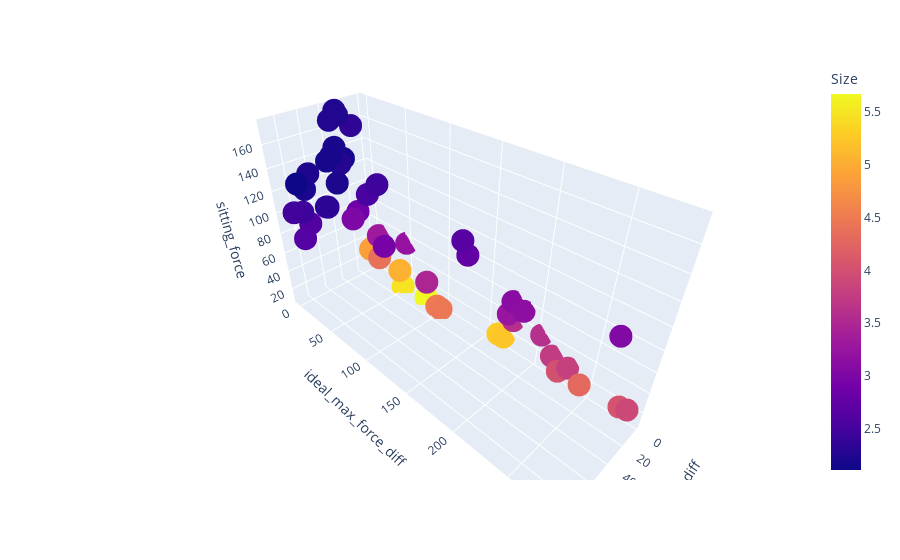

Source (notebook cell):
### Code cell
xl, xu = problem.bounds()
plt.figure(figsize=(7, 5))
plt.scatter(X[:, 0], X[:, 1], s=30, facecolors='none', edgecolors='r')
plt.scatter(X[:, 2], X[:, 3], s=30, facecolors='none', edgecolors='b')
plt.scatter(X[:, 4], X[:, 5], s=30, facecolors='none', edgecolors='g')
plt.scatter(X[:, 6], X[:, 7], s=30, facecolors='none', edgecolors='y')
plt.xlim(xl[0], xu[0])
plt.ylim(xl[1], xu[1])
plt.legend([f'from {gear_percentages[0]}% to {gear_percentages[1]}%',
            f'from {gear_percentages[2]}% to {gear_percentages[3]}%',
            f'from {gear_percentages[4]}% to {gear_percentages[5]}%',
            f'from {gear_percentages[6]}% to {gear_percentages[7]}%'])
plt.title("Design Space")
plt.show()

percent_array = np.zeros_like(X[:,:8])
for i,elem in enumerate(percent_array):
    percent_array[i] = gear_percentages
xl, xu = problem.bounds()
plt.figure(figsize=(7, 5))
colors = ['r','g','b','c','k','m','y','w']
for i in range(8):
    plt.scatter(percent_array[:,i], X[:, i], s=30, facecolors=colors[7-i], edgecolors=colors[i])
plt.xlim(0, 1)
plt.ylim(xl[1], xu[1])
plt.title("Design Space")
plt.show()

df_dict = {'Size':F[:,0],'ideal_m_f_perc_diff':F[:,1],'ideal_max_force_diff':F[:,2],'sitting_force':F[:,3]}
df = pd.DataFrame(data=df_dict)
fig = px.scatter_3d(df, x='ideal_m_f_perc_diff', y='ideal_max_force_diff', z='sitting_force',
              color='Size')
fig.show()

### Figure 1 — Plotly figure (JSON) as saved in the notebook; plotly's stock layout.template omitted (floating-point values rounded to 4 significant figures)
{"data": [{"hovertemplate": "ideal_m_f_perc_diff=%{x}<br>ideal_max_force_diff=%{y}<br>sitting_force=%{z}<br>Size=%{marker.color}<extra></extra>", "legendgroup": "", "marker": {"color": [5.494, 2.244, 3.918, 2.106, 5.673, 3.226, 3.016, 2.757, 5.289, 4.502, 4.302, 3.485, 4.893, 2.251, 2.202, 2.343, 3.156, 2.213, 2.674, 3.321, 2.867, 2.192, 4.456, 2.632, 3.81, 5.049, 2.321, 2.616, 3.112, 4.036, 2.177, 2.239, 2.442, 3.751, 2.445, 2.476, 2.245, 2.181, 2.526, 2.269, 3.613, 2.183, 4.392, 2.322, 3.254, 4.018, 3.038, 2.942, 3.61, 5.245], "coloraxis": "coloraxis", "symbol": "circle"}, "mode": "markers", "name": "", "scene": "scene", "showlegend": false, "type": "scatter3d", "x": [10.23, 31.59, 5.227, 91.59, 6.591, 0.2273, 28.41, 7.045, 3.409, 9.773, 5.227, 15.23, 12.05, 39.32, 80.68, 18.86, 3.864, 61.59, 5.682, 4.773, 19.32, 47.05, 10.23, 88.41, 3.864, 7.5, 72.05, 72.95, 3.409, 5.227, 59.77, 65.23, 77.95, 3.409, 13.41, 83.86, 31.59, 53.86, 10.68, 50.23, 0.2273, 45.23, 11.59, 71.14, 4.318, 5.682, 3.864, 6.136, 0.6818, 3.409], "y": [50.07, 0.00011, 282.3, 29.64, 78.78, 46.67, 4.743, 130.1, 163.8, 96.49, 244.2, 89.46, 4.689, 2.222, 20.01, 2.828, 187.2, 38.44, 123.0, 9.664, 0.5877, 17.41, 102.4, 21.81, 231.8, 43.18, 34.59, 6.095, 175.7, 276.5, 24.29, 1.259, 5.252, 216.6, 25.54, 1.289, 3.064, 22.21, 6.133, 28.14, 203.5, 26.3, 17.76, 35.44, 173.1, 224.9, 264.2, 19.59, 176.1, 169.8], "z": [9.449, 174.7, 22.34, 139.1, 9.869, 53.02, 73.66, 81.87, 16.27, 11.2, 18.11, 37.84, 32.65, 168.8, 127.4, 159.5, 55.16, 132.7, 91.92, 47.46, 76.49, 152.2, 11.44, 85.76, 25.68, 23.62, 114.1, 87.27, 58.08, 20.62, 146.3, 129.8, 100.1, 27.37, 110.5, 100.4, 171.6, 148.6, 93.13, 142.3, 38.63, 144.7, 28.35, 113.8, 44.21, 18.64, 79.38, 40.03, 36.92, 16.64]}], "layout": {"coloraxis": {"colorbar": {"title": {"text": "Size"}}, "colorscale": [[0, "#0d0887"], [0.1111, "#46039f"], [0.2222, "#7201a8"], [0.3333, "#9c179e"], [0.4444, "#bd3786"], [0.5556, "#d8576b"], [0.6667, "#ed7953"], [0.7778, "#fb9f3a"], [0.8889, "#fdca26"], [1, "#f0f921"]]}, "legend": {"tracegroupgap": 0}, "margin": {"t": 60}, "scene": {"domain": {"x": [0, 1], "y": [0, 1]}, "xaxis": {"title": {"text": "ideal_m_f_perc_diff"}}, "yaxis": {"title": {"text": "ideal_max_force_diff"}}, "zaxis": {"title": {"text": "sitting_force"}}}}}
